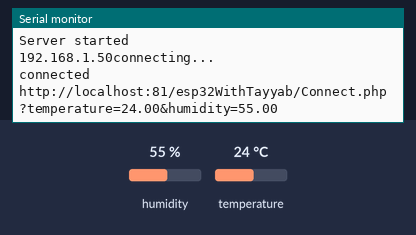
Bench run of a sketch on a simulated ESP32. On the bench: the last lines printed to the serial monitor. Inputs (shaded band) come from the test bench; at power-on: humidity 55 %, temperature 24 °C. WiFi joins after 1.5 s; servers stay silent unless stated.

Above: at 3.7 s.
3.8 s: humidity set to 22 %
11.4 s: temperature set to 12 °C
At 13.7 s:
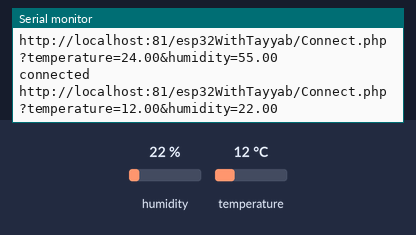
19.0 s: humidity set to 40 %
At 24.2 s:
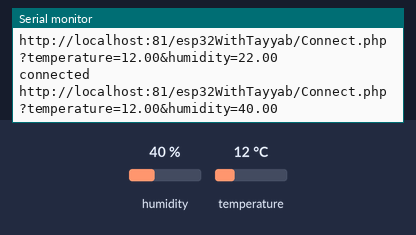

The sketch:

esp_send_data_MySQL.ino
```cpp
/* This arduino code is sending data to mysql server every 30 seconds.
Created By Embedotronics Technologies*/

#include "DHT.h"
#include <WiFi.h>
#include <WiFiClient.h>


#define DHTPIN 27

#define DHTTYPE DHT22

DHT dht(DHTPIN,DHTTYPE);


float humidityData;
float temperatureData;


const char* ssid = "HUNCH_Automation_2";//
const char* password = "Hunch@786";
//WiFiClient client;
char server[] = "192.168.0.128";   //eg: 192.168.0.222


WiFiClient client;


void setup()
{
 Serial.begin(115200);
  delay(10);
  dht.begin();
  // Connect to WiFi network
  Serial.println();
  Serial.println();
  Serial.print("Connecting to ");
  Serial.println(ssid);

  WiFi.begin(ssid, password);

  while (WiFi.status() != WL_CONNECTED) {
    delay(500);
    Serial.println("Not Connected");
  }
  Serial.println("");
  Serial.println("WiFi connected");

  // Start the server
//  server.begin();
  Serial.println("Server started");
  Serial.print(WiFi.localIP());
  delay(1000);
  Serial.println("connecting...");
 }
void loop()
{
  humidityData = dht.readHumidity();
  temperatureData = dht.readTemperature();
//  Serial.println(temperatureData);
//  Serial.println(humidityData);
  Sending_To_phpmyadmindatabase();
  delay(10000); // interval
 }

 void Sending_To_phpmyadmindatabase()   //CONNECTING WITH MYSQL
 {
   if (client.connect(server, 81)) {
    Serial.println("connected");
    // Make a HTTP request:
    Serial.print("http://localhost:81/esp32WithTayyab/Connect.php?temperature=");
    client.print("GET http://localhost:81/esp32WithTayyab/Connect.php?temperature=");     //YOUR URL
    Serial.print(temperatureData);
    client.print(temperatureData);
    client.print("&humidity=");
    Serial.print("&humidity=");
    client.print(humidityData);
    Serial.println(humidityData);
    client.print(" ");      //SPACE BEFORE HTTP/1.1
    client.print("HTTP/1.1");
    client.println();
    client.println("Host: Your Local IP");
    client.println("Connection: close");
    client.println();
  } else {
    // if you didn't get a connection to the server:
    Serial.println("connection failed");
  }
 }
```

Measured:
- after the input at 11.4 s, the serial monitor: prints a new line after 1.5 s (image 1)
- after the input at 19.0 s, the serial monitor: prints a new line after 4.1 s (image 2)
